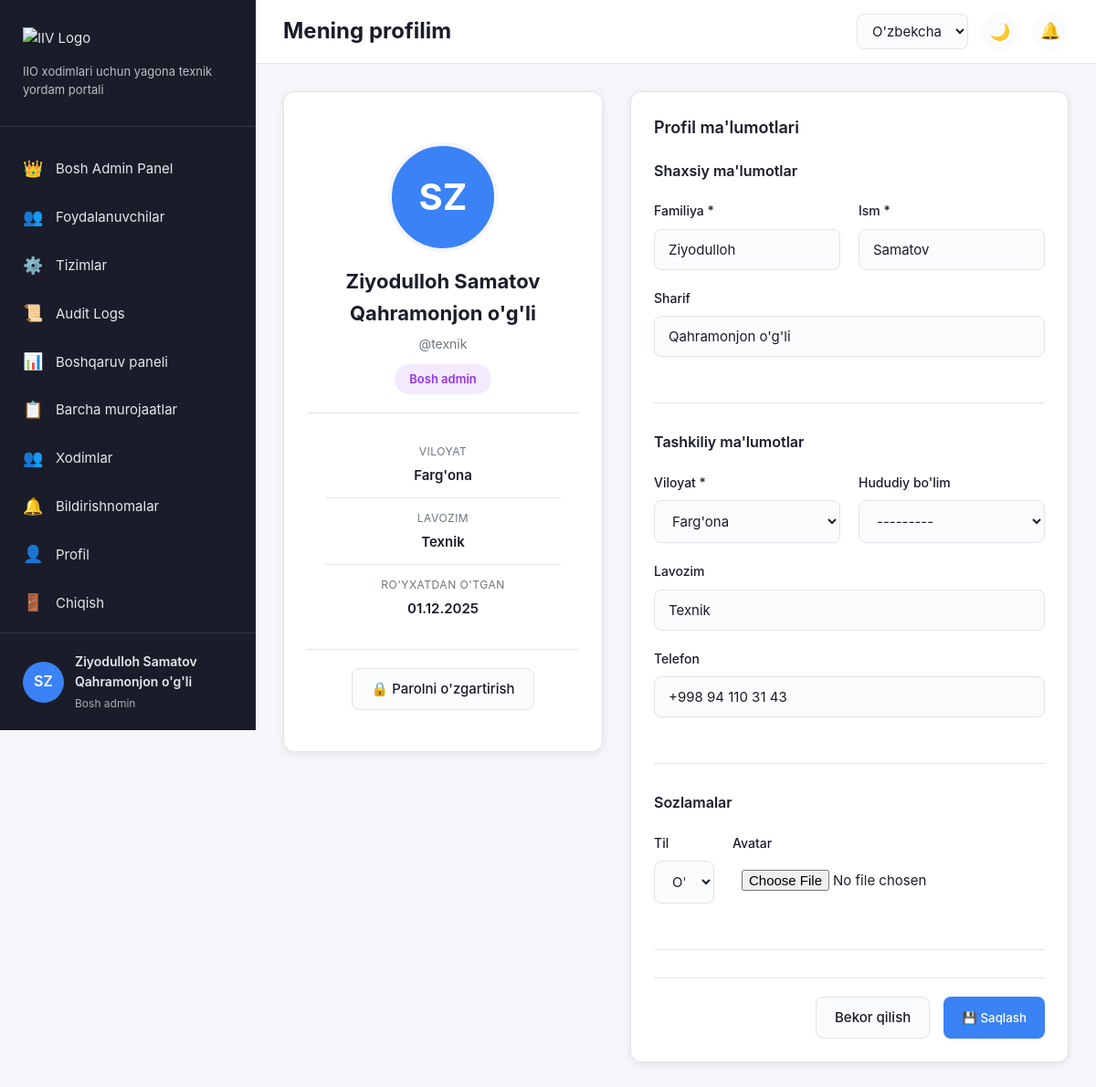
Before: /accounts/profile/ (signed in) with the older database file.
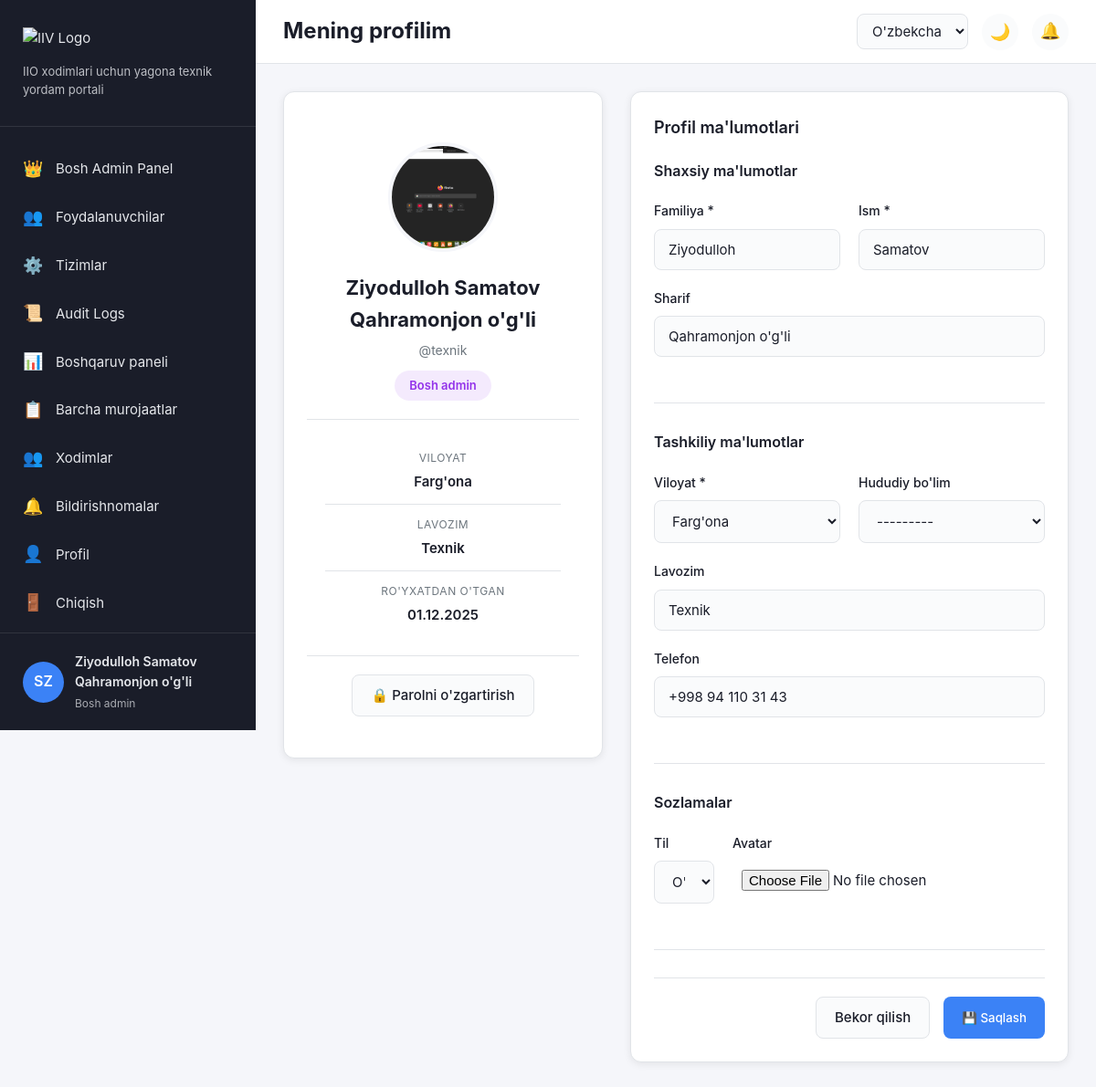
After: the same page with the newer database file.
### accounts/models.py (models this page shows, shortened)
class User(AbstractUser):
    ROLE_CHOICES = [
        ('user', _('Oddiy foydalanuvchi')),
        ('technician', _('Texnik xodim')),
        ('admin', _('Admin')),
        ('superadmin', _('Bosh admin')),
    ]
    LANGUAGE_CHOICES = [
        ('uz', _("O'zbekcha (Lotin)")),
        ('uz-cy', _("Ўзбекча (Кирилл)")),
        ('ru', _('Русский')),
    ]
    last_name = models.CharField(max_length=150, verbose_name=_("Familiya"))
    first_name = models.CharField(max_length=150, verbose_name=_("Ism"))
    middle_name = models.CharField(max_length=150, blank=True, verbose_name=_("Sharif"))
    region = models.ForeignKey(
        Region,
        on_delete=models.SET_NULL,
        null=True,
        blank=True,
        verbose_name=_("Viloyat")
    )
    department = models.ForeignKey(
        Department,
        on_delete=models.SET_NULL,
        null=True,
        blank=True,
        verbose_name=_("Hududiy bo'lim")
    )
    position = models.CharField(max_length=200, blank=True, verbose_name=_("Lavozim"))
    phone = models.CharField(max_length=20, blank=True, verbose_name=_("Telefon"))
    role = models.CharField(
        max_length=20,
        choices=ROLE_CHOICES,
        default='user',
        verbose_name=_("Rol")
    )
    language = models.CharField(
        max_length=10,
        choices=LANGUAGE_CHOICES,
        default='uz',
        verbose_name=_("Til")
    )
    avatar = models.ImageField(
        upload_to='avatars/',
        blank=True,
        null=True,
        verbose_name=_("Avatar")
    )
    is_active = models.BooleanField(default=True, verbose_name=_("Aktiv"))
    created_at = models.DateTimeField(auto_now_add=True, verbose_name=_("Yaratilgan"))
    updated_at = models.DateTimeField(auto_now=True, verbose_name=_("O'zgartirilgan"))
    class Meta:
        verbose_name = _("Foydalanuvchi")
        verbose_name_plural = _("Foydalanuvchilar")
        ordering = ['-created_at']
    def get_full_name(self):
        parts = [self.last_name, self.first_name]
        if self.middle_name:
            parts.append(self.middle_name)
        return ' '.join(parts)
    def is_admin(self):
        return self.role in ['admin', 'superadmin']
    def is_superadmin(self):
        return self.role == 'superadmin'

class Region(models.Model):
    name = models.CharField(max_length=100, verbose_name=_("Viloyat nomi"))
    code = models.CharField(max_length=10, unique=True, verbose_name=_("Kod"))
    is_active = models.BooleanField(default=True, verbose_name=_("Faol"))
    class Meta:
        verbose_name = _("Viloyat")
        verbose_name_plural = _("Viloyatlar")
        ordering = ['name']
    def __str__(self):
        return self.name

### accounts/views.py (the view)
# urls.py: path('profile/', views.profile_view, name='profile'),
@login_required
def profile_view(request):
    if request.method == 'POST':
        form = UserProfileForm(request.POST, request.FILES, instance=request.user)
        if form.is_valid():
            form.save()
            messages.success(request, _('Profil ma\'lumotlari saqlandi.'))
            return redirect('accounts:profile')
    else:
        form = UserProfileForm(instance=request.user)
    return render(request, 'accounts/profile.html', {'form': form})

### templates/accounts/profile.html (shortened to what the changed rows need)
{% extends 'base.html' %}
{% load static %}
{% load i18n %}
{% block page_title %}{% trans "Mening profilim" %}{% endblock %}
{% block content %}
<div class="profile-container">
    <div class="profile-layout">
        <div class="profile-sidebar">
            <div class="card">
                <div class="avatar-section">
                    {% if user.avatar %}
                        <img src="{{ user.avatar.url }}" alt="Avatar" class="profile-avatar">
                    {% else %}
                        <div class="profile-avatar-placeholder">
                            {{ user.first_name.0 }}{{ user.last_name.0 }}
                        </div>
                    {% endif %}
                    <h3>{{ user.get_full_name }}</h3>
                    <p class="user-username">@{{ user.username }}</p>
                    <span class="role-badge role-{{ user.role }}">
                        {{ user.get_role_display }}
                    </span>
                </div>
                <div class="profile-stats">
                    <div class="stat-item">
                        <div class="stat-label">{% trans "Viloyat" %}</div>
                        <div class="stat-value">
                            {% if user.region %}
                                {{ user.region.name }}
                            {% else %}
                                <span class="text-muted">{% trans "Belgilanmagan" %}</span>
                            {% endif %}
                        </div>
                    </div>
                    <div class="stat-item">
                        <div class="stat-label">{% trans "Lavozim" %}</div>
                        <div class="stat-value">
                            {% if user.position %}
                                {{ user.position }}
                            {% else %}
                                <span class="text-muted">{% trans "Belgilanmagan" %}</span>
                            {% endif %}
                        </div>
                    </div>
                    <div class="stat-item">
                        <div class="stat-label">{% trans "Ro'yxatdan o'tgan" %}</div>
                        <div class="stat-value">{{ user.date_joined|date:"d.m.Y" }}</div>
                    </div>
                </div>
            </div>
        </div>
        <div class="profile-main">
            <div class="card">
                <form method="post" enctype="multipart/form-data" class="profile-form">
                    <div class="form-section">
                        <div class="form-row">
                            <div class="form-group">
                                <label class="form-label">{% trans "Familiya" %} *</label>
                                {{ form.last_name }}
                            </div>
                            <div class="form-group">
                                <label class="form-label">{% trans "Ism" %} *</label>
                                {{ form.first_name }}
                            </div>
                        </div>
                        <div class="form-group">
                            <label class="form-label">{% trans "Sharif" %}</label>
                            {{ form.middle_name }}
                        </div>
                    </div>
                    <div class="form-section">
                        <div class="form-row">
                            <div class="form-group">
                                <label class="form-label">{% trans "Viloyat" %} *</label>
                                {{ form.region }}
                            </div>
                            <div class="form-group">
                                <label class="form-label">{% trans "Hududiy bo'lim" %}</label>
                                {{ form.department }}
                            </div>
                        </div>
                        <div class="form-group">
                            <label class="form-label">{% trans "Lavozim" %}</label>
                            {{ form.position }}
                        </div>
                        <div class="form-group">
                            <label class="form-label">{% trans "Telefon" %}</label>
                            {{ form.phone }}
                        </div>
                    </div>
                    <div class="form-section">
                        <div class="form-row">
                            <div class="form-group">
                                <label class="form-label">{% trans "Til" %}</label>
                                {{ form.language }}
                            </div>
                            <div class="form-group">
                                <label class="form-label">{% trans "Avatar" %}</label>
                                {{ form.avatar }}
                            </div>
                        </div>
                    </div>
                </form>
            </div>
        </div>
    </div>
</div>
{% endblock %}

### templates/base.html (shortened to what the changed rows need)
{% load static %}
{% load i18n %}
<!DOCTYPE html>
<html lang="{{ LANGUAGE_CODE }}">
<head>
    <link rel="stylesheet" href="{% static 'css/style.css' %}">
    <link rel="stylesheet" href="{% static 'css/components.css' %}">
</head>
<body data-theme="light">
    <aside class="sidebar">
        {% if user.is_authenticated %}
        <div class="sidebar-footer">
            <div class="user-info">
                {% if user.photo %}
                    <img src="{{ user.photo.url }}" alt="Avatar" class="user-avatar">
                {% else %}
                    <div class="user-avatar-placeholder">{{ user.first_name.0 }}{{ user.last_name.0 }}</div>
                {% endif %}
                <div class="user-details">
                    <div class="user-name">{{ user.get_full_name }}</div>
                    <div class="user-role">{{ user.get_role_display }}</div>
                </div>
            </div>
        </div>
        {% endif %}
    </aside>
    <main class="main-content">
        <header class="topbar">
            <div class="topbar-left">
                <h1 class="page-title">{% block page_title %}{% trans "Dashboard" %}{% endblock %}</h1>
            </div>
        </header>
        <div class="content-wrapper">
            {% block content %}{% endblock %}
        </div>
    </main>
</body>
</html>

Changed rows visible on the page:
changed User "Ziyodulloh Samatov Qahramonjon o'g'li": avatar: picture added; first_name.0 "S" → (not shown); avatar empty → "avatars/Screenshot_from_2025-10-20_17-00-30.png" (drawn); last_name.0 "Z" → (not shown)
